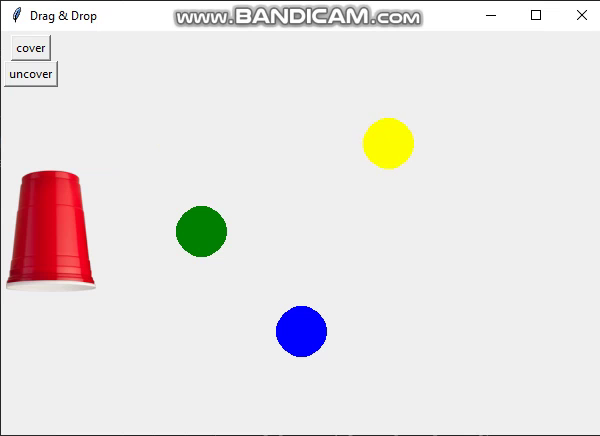
#> input picture frame 61 of sample_game.mp4, 600 x 436 px
$ python recording_extended_occ.py
#> lines starting #> are read from the running program, lines starting #| are printed output that depends on the picture; after the words box and inside, x2 and y2 are one past the last pixel; in counts of white or black regions, pixels touching at a corner belong together
### ekf.py
import numpy as np

def ekf(m, x, filterstep, error_cov, count):

    R = np.diag([.0001, .0001])
    I = np.eye(4)

    # Project the state ahead
    x[0] = x[0] + filterstep*x[3]*np.cos(x[2])
    x[1] = x[1] + filterstep*x[3]*np.sin(x[2])
    x[2] = (x[2]+ np.pi) % (2.0*np.pi) - np.pi
    x[3] = x[3]

    # Calculate the Jacobian of the Dynamic Matrix A
    a13 = filterstep*x[3]*np.sin(x[2])
    a14 = filterstep*np.cos(x[2])
    a23 = filterstep*x[3]*np.cos(x[2])
    a24 = filterstep*np.sin(x[2])
    JA = np.array([[1.0, 0.0, a13, a14],
                    [0.0, 1.0, a23, a24],
                    [0.0, 0.0, 1.0, 0.0],
                    [0.0, 0.0, 0.0, 1.0]])

    #Process noise cov
    Q = np.diag([0.03, 0.03, 0.03, 0.03])

    # Project the error covariance ahead
    error_cov = np.matmul(np.matmul(JA, error_cov), JA.T) + Q

    # Measurement Function
    hx = np.array([x[0], x[1]])

    if count%1==0: #every nth step pretend there is a measurement
        JH = np.array([[1.0, 0.0, 0.0, 0.0],
                        [0.0, 1.0, 0.0, 0.0]])
    else: # every other step
        JH = np.array([[0.0, 0.0, 0.0, 0.0],
                        [0.0, 0.0, 0.0, 0.0]])

    S = np.matmul(np.matmul(JH, error_cov), JH.T) + R
    K = np.matmul(np.matmul(error_cov, JH.T), np.linalg.inv(S.astype('float64')))

    Z = np.array(m)
    y = Z - hx
    x = x + np.matmul(K, y)
    # Update the error covariance
    error_cov = np.matmul((I - np.matmul(K, JH)), error_cov)
    return x, error_cov

### recording_extended_occ.py
from tkinter import *
import time
import cv2
import numpy as np
import matplotlib.pyplot as plt
import math
import pandas as pd
import scipy as sp

from matplotlib.colors import hsv_to_rgb
from PIL import ImageGrab
from scipy.stats import multivariate_normal
from matplotlib import cm

from cup_game import Window, DragCircle, DragCup
from ekf import ekf
from statistics import mean
from scipy.spatial import distance

cap=cv2.VideoCapture('sample_game.mp4')

# Threshold of green in HSV space
lower_green = np.array([50, 100, 100])
upper_green = np.array([70, 255, 255])

# Threshold of blue in HSV space
lower_blue = np.array([0, 150, 210]) #np.array([110,150,100])
upper_blue = np.array([10, 255, 255]) #np.array([130,255,255])

# Threshold of yellow in HSV space
lower_yellow = np.array([80, 100, 100])
upper_yellow = np.array([100, 255, 255])

# Threshold of red in HSV space
lower_red = np.array([110,150,150]) #np.array([155,25,0])
upper_red = np.array([130,255,255]) #np.array([179,255,255])


meas=[[],[],[],[]]
pred=[[], [], [], []]
error=[[], [], [], []]
error_kl=[[], [], [], []]

frame_kalman = np.zeros((400,600,3), np.uint8) # drawing canvas

cv2.namedWindow("kalman")
cv2.moveWindow("kalman", 800,300)

error_cov = np.array([np.eye(4)*0, np.eye(4)*0, np.eye(4)*0, np.eye(4)*0])

x = np.array([[np.float32(0), np.float32(0), 0.5*np.pi, 0.0],
            [np.float32(0), np.float32(0), 0.5*np.pi, 0.0],
            [np.float32(0), np.float32(0), 0.5*np.pi, 0.0],
            [np.float32(0), np.float32(0), 0.5*np.pi, 0.0]])

cX=[0, 0, 0, 0]
cY=[0, 0, 0, 0]

prev_time=[time.time(), time.time(), time.time(), time.time()]
filterstep=[0, 0, 0, 0]
covered=[4, 4, 4, 4] #4 is uncovered

count=0

outF = open("predictions.txt", "w")

def bhattacharyya(mean1, cov1, mean2, cov2):
    cov=(1/2)*(cov1+cov2)
    t1=(1/8)*np.sqrt((mean1-mean2)@np.linalg.inv(cov)@(mean1-mean2).T)
    t2=(1/2)*np.log(np.linalg.det(cov)/np.sqrt(np.linalg.det(cov1)*np.linalg.det(cov2)))
    return t1+t2

def distance_kullback(A, B):
    """Kullback leibler divergence between two covariance matrices A and B.
    :param A: First covariance matrix
    :param B: Second covariance matrix
    :returns: Kullback leibler divergence between A and B
    """
    dim = A.shape[0]
    logdet = np.log(np.linalg.det(B) / np.linalg.det(A))
    kl = np.trace(np.dot(np.linalg.inv(B), A)) - dim + logdet
    return 0.5 * kl

def paint(c):
    global frame_kalman,meas,pred, kalman

    meas_colors=[(150,0,0), (0,100,0), (0,100,100), (0, 0, 100)]
    pred_colors=[(300,0,0), (0,300,0), (0,300,300), (0, 0, 300)]

    for i in range(len(meas[c])-1):
        cv2.line(frame_kalman,meas[c][i],meas[c][i+1],meas_colors[c]) #dark
    for i in range(len(pred[c])-1):
        if c==1:
            cv2.line(frame_kalman,pred[c][i],pred[c][i+1],pred_colors[c]) #bright
        else:
            cv2.line(frame_kalman,pred[c][i],pred[c][i+1],pred_colors[c]) #bright

    vals, vecs = np.linalg.eigh(5.9915 * error_cov[c])  # chi2inv(0.95, 2) = 5.9915
    indices = vals.argsort()[::-1]
    vals, vecs = np.sqrt(vals[indices]), vecs[:, indices]

    axes = int(vals[0]), int(vals[1])
    angle = int(180. * np.arctan2(vecs[1, 0], vecs[0, 0]) / np.pi)
    cv2.ellipse(frame_kalman, pred[c][len(pred[c])-1], axes, angle, 0, 360, meas_colors[c], 2)

mahalanobis=[]
distance_from_groundtruth=[]
trace_error=[]
kl_error=[]
#Start the animation loop
while(cap.isOpened()):
    ret, frame = cap.read()
#> frame is the input picture: shape (436, 600, 3); mean B, G, R 227.4, 227.9, 232.2
    cv2.imshow('frame1',frame)
    # It converts the RGB color space of image to HSV color space
    hsv = cv2.cvtColor(frame, cv2.COLOR_RGB2HSV)
#> hsv: shape (436, 600, 3); mean H, S, V 7.8, 12.9, 235.2


    # preparing the mask to overlay
    mask_blue = cv2.inRange(hsv, lower_blue, upper_blue)
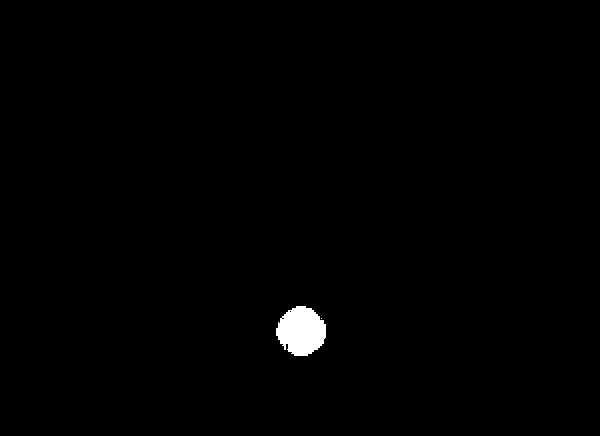
#> mask_blue: shape (436, 600); 0.71% white; 2 white regions (1 under 20 px), largest, box (x1, y1, x2, y2) and area: (276, 306, 326, 356) 1858
    mask_green = cv2.inRange(hsv, lower_green, upper_green)
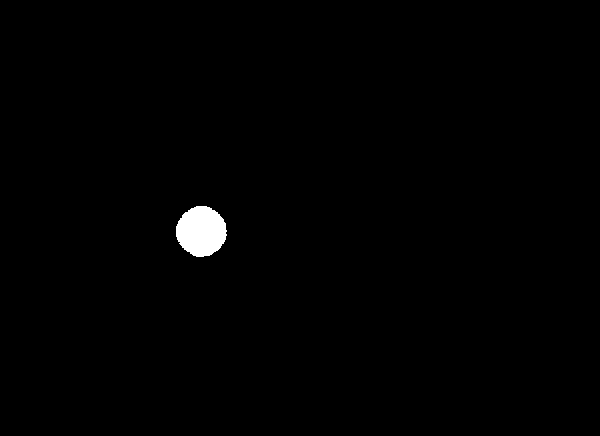
#> mask_green: shape (436, 600); 0.76% white; 1 white region, box (x1, y1, x2, y2) and area: (176, 206, 227, 257) 1986
    mask_yellow = cv2.inRange(hsv, lower_yellow, upper_yellow)
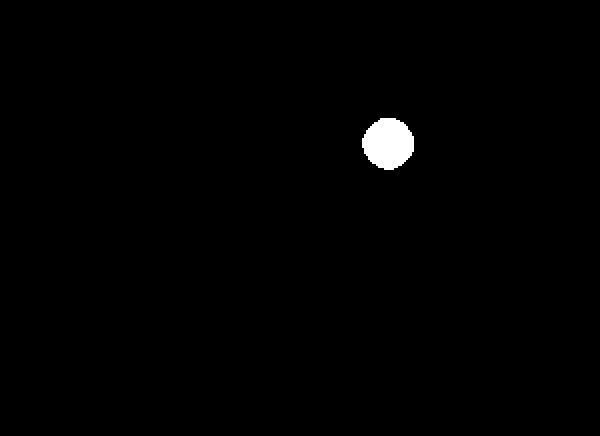
#> mask_yellow: shape (436, 600); 0.79% white; 1 white region, box (x1, y1, x2, y2) and area: (362, 118, 414, 170) 2056
    mask_red = cv2.inRange(hsv, lower_red, upper_red)
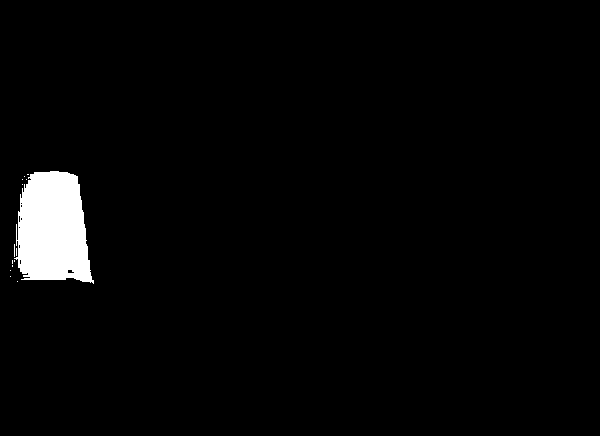
#> mask_red: shape (436, 600); 2.7% white; 14 white regions (13 under 20 px), largest, box (x1, y1, x2, y2) and area: (14, 171, 94, 284) 6905
    masks=[mask_blue, mask_green, mask_yellow, mask_red]

    if (ret):
        for c in range(len(masks)):
            M=cv2.moments(masks[c])
            contours,hierarchy = cv2.findContours(masks[c].copy(), 1, 2)
            if len(contours)!=0:
                covered[c]=4
                area=cv2.contourArea(contours[0])
                if M["m00"]!=0 and (area>1500 or area==0 or (area>100 and c==3)):
                    cX[c] = int(M["m10"] / M["m00"])
                    cY[c] = int(M["m01"] / M["m00"])
                    meas[c].append((cX[c],cY[c]))
                filterstep[c]=time.time()-prev_time[c]
                prev_time[c]=time.time()
                prev_cov=error_cov[c].copy()

                x[c], error_cov[c] = ekf([cX[c],cY[c]], x[c], filterstep[c], error_cov[c], count)
                pred[c].append((int(x[c][0]),int(x[c][1])))
                error[c].append(np.trace(error_cov[c]))
                error_kl[c].append(distance_kullback(prev_cov, error_cov[c]))
                data="{}: actual- {} \t predicted- {} \t error (trace)- {} \t error (kl)- {}".format(c, (cX[c],cY[c]), (int(x[c][0]),int(x[c][1])), error[c][-1], error_kl[c][-1])
                outF.write(data)
                outF.write("\n")
                if count>5:
                    inv=np.linalg.inv(np.array(error_cov[c])[:2,:2])
                    mahalanobis+=[distance.mahalanobis([cX[c],cY[c]], [float(x[c][0]), float(x[c][1])], inv)]
                    distance_from_groundtruth+=[math.hypot(float(x[c][0]-cX[c]), float(x[c][1]-cY[c]))]
                    trace_error+=[error[c][-1]]
                    kl_error+=[error_kl[c][-1]]
                paint(c)

            else:
                if covered[c]==4:
                    distances=dict()
                    for i in range(len(masks)):
                        if i!=c and np.any(error_cov[i]):
                            distances[i]=bhattacharyya(x[c], error_cov[c], x[i], error_cov[i])
                    covered[c]=min(distances, key=distances.get)
                prev_cov=error_cov[c].copy()
                error_cov[c]*=1.02
                pred[c].append((int(x[covered[c]][0]),int(x[covered[c]][1])))
                error[c].append(np.trace(error_cov[c]))
                if np.any(error_cov[c]):
                    error_kl[c].append(distance_kullback(prev_cov, error_cov[c]))
                else:
                    error_kl[c].append(0)
                data="{}: actual- {} \t predicted- {} \t error (trace)- {} \t error (kl)- {}".format(c, (cX[c],cY[c]), (int(x[c][0]),int(x[c][1])), error[c][-1], error_kl[c][-1])
                outF.write(data)
                outF.write("\n")
                if count>5:
                    inv=np.linalg.inv(np.array(error_cov[c])[:2,:2])
                    mahalanobis+=[distance.mahalanobis([cX[c],cY[c]], [float(x[c][0]), float(x[c][1])], inv)]
                    distance_from_groundtruth+=[0]
                    trace_error+=[error[c][-1]]
                    kl_error+=[error_kl[c][-1]]
                paint(c)
#> this loop made 4 passes
#> (area, a14 in ekf, a24 in ekf, y in ekf, x in ekf) on passes 2 to 3: (1911, 3.2e-18, 0.0522, [200, 230], [199.3, 229.2, 1.57, 0]), (1968.5, 3.31e-18, 0.054, [387, 143], [385.7, 142.5, 1.57, 0])
#> after the loop, cX = [301, 200, 387, 51]; cY = [330, 230, 143, 228]; covered = [4, 4, 4, 4]; distance_from_groundtruth = []; filterstep = [0.0499, 0.0522, 0.054, 0.0558]; kl_error = []; mahalanobis = []; prev_time = [1.8e+09, 1.8e+09, 1.8e+09, 1.8e+09]; trace_error = []; x = [[300, 328.9, 1.57, 0], [199.3, 229.2, 1.57, 0], [385.7, 142.5, 1.57, 0], [50.83, 227.2, 1.57, 0]]
    if count>5:
        print("mahalanobis: ", mean(mahalanobis))
        print("eucildean: ", mean(distance_from_groundtruth))
        print("trace error: ", mean(trace_error))
        print("kl error: ", mean(kl_error))
    cv2.imshow("kalman",frame_kalman)
    if cv2.waitKey(25) & 0xFF == ord('q'):
#> (key q is pressed here)
        break
    count+=1


cap.release()

# Closes all the frames
cv2.destroyAllWindows()

$ run again, starting later in the video
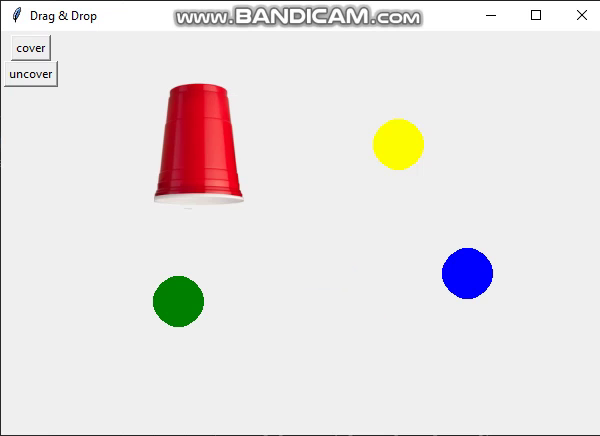
#> input picture frame 489 of sample_game.mp4, 600 x 436 px
#> frame is the input picture: shape (436, 600, 3); mean B, G, R 227.4, 227.9, 232.2
#> hsv: shape (436, 600, 3); mean H, S, V 7.9, 12.9, 235.2
#> `mask_blue = cv2.inRange(hsv, lower_blue, upper_blue)`:
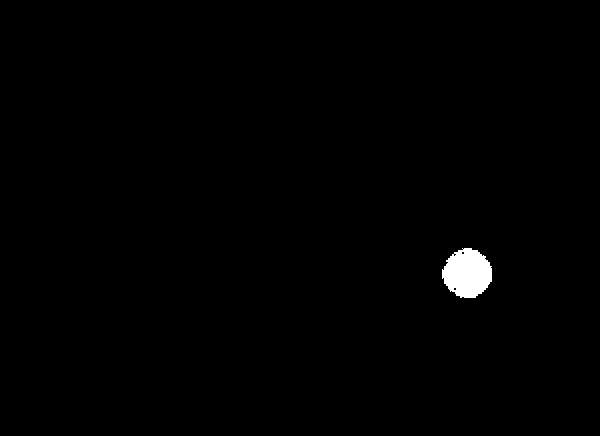
#> mask_blue: shape (436, 600); 0.72% white; 1 white region, box (x1, y1, x2, y2) and area: (442, 248, 492, 298) 1876
#> mask_green: shape (436, 600); 0.76% white; 1 white region, box (x1, y1, x2, y2) and area: (153, 276, 204, 327) 1987
#> mask_yellow: shape (436, 600); 0.78% white; 1 white region, box (x1, y1, x2, y2) and area: (372, 118, 424, 170) 2052
#> `mask_red = cv2.inRange(hsv, lower_red, upper_red)`:
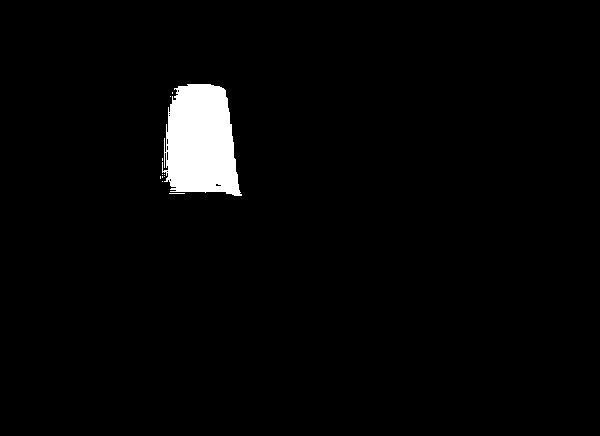
#> mask_red: shape (436, 600); 2.6% white; 11 white regions (10 under 20 px), largest, box (x1, y1, x2, y2) and area: (162, 84, 242, 196) 6886
#> the loop `for c in range(len(masks)):` made 4 passes
#> (area, a14 in ekf, a24 in ekf, y in ekf, x in ekf) on passes 2 to 3: (1913, 2.54e-18, 0.0414, [178, 301], [177.4, 300, 1.57, 0]), (1964.5, 2.64e-18, 0.0431, [397, 143], [395.7, 142.5, 1.57, 0])
#> after the loop `for c in range(len(masks)):`: cX = [0, 178, 397, 200]; cY = [0, 301, 143, 141]; covered = [4, 4, 4, 4]; distance_from_groundtruth = []; filterstep = [0.0392, 0.0414, 0.0431, 0.0449]; kl_error = []; prev_time = [1.8e+09, 1.8e+09, 1.8e+09, 1.8e+09]; trace_error = []; x = [[0, 0, 1.57, 0], [177.4, 300, 1.57, 0], [395.7, 142.5, 1.57, 0], [199.3, 140.5, 1.57, 0]]
